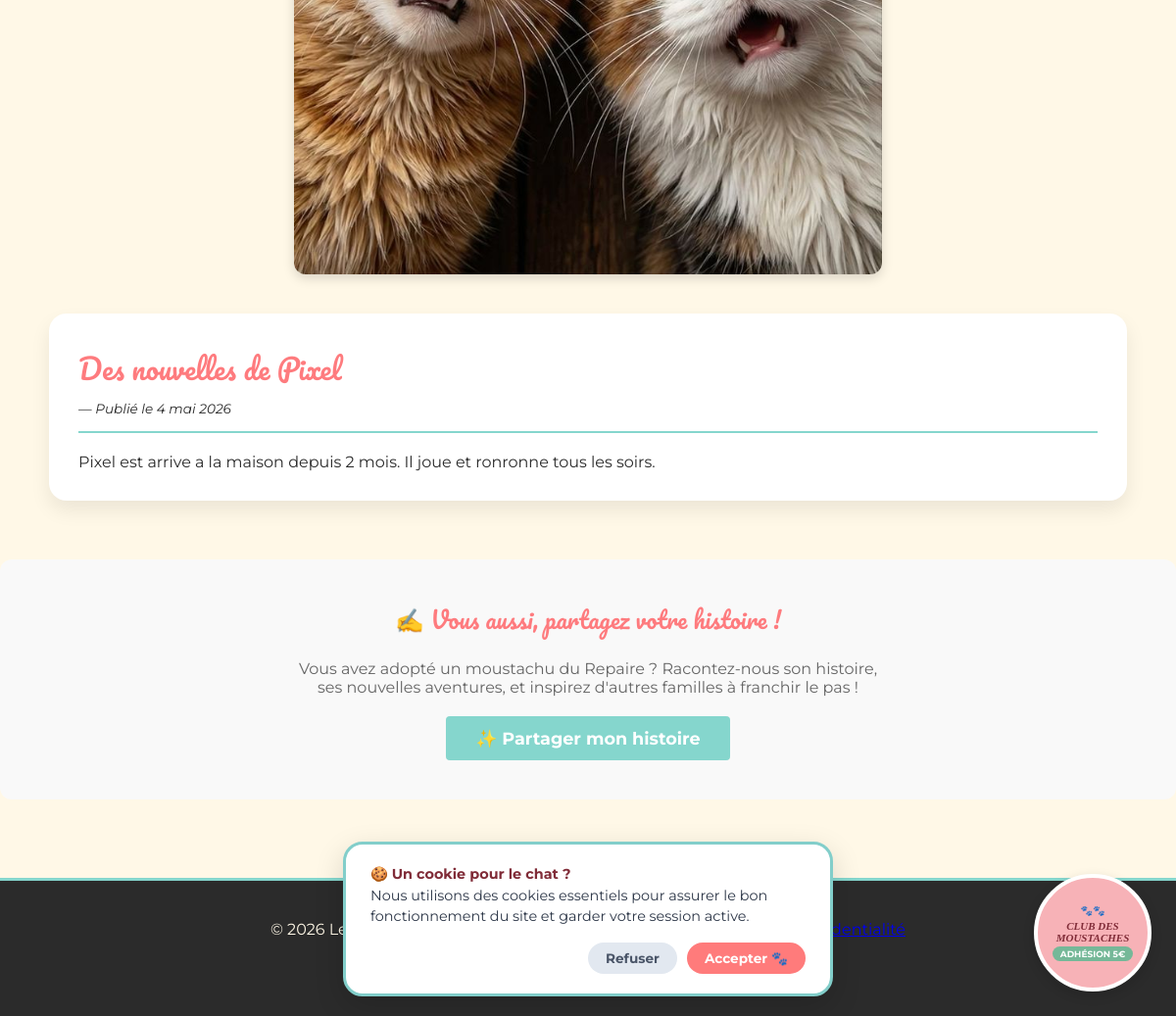
The app's page /belles-histoires.php (lower part), older data.
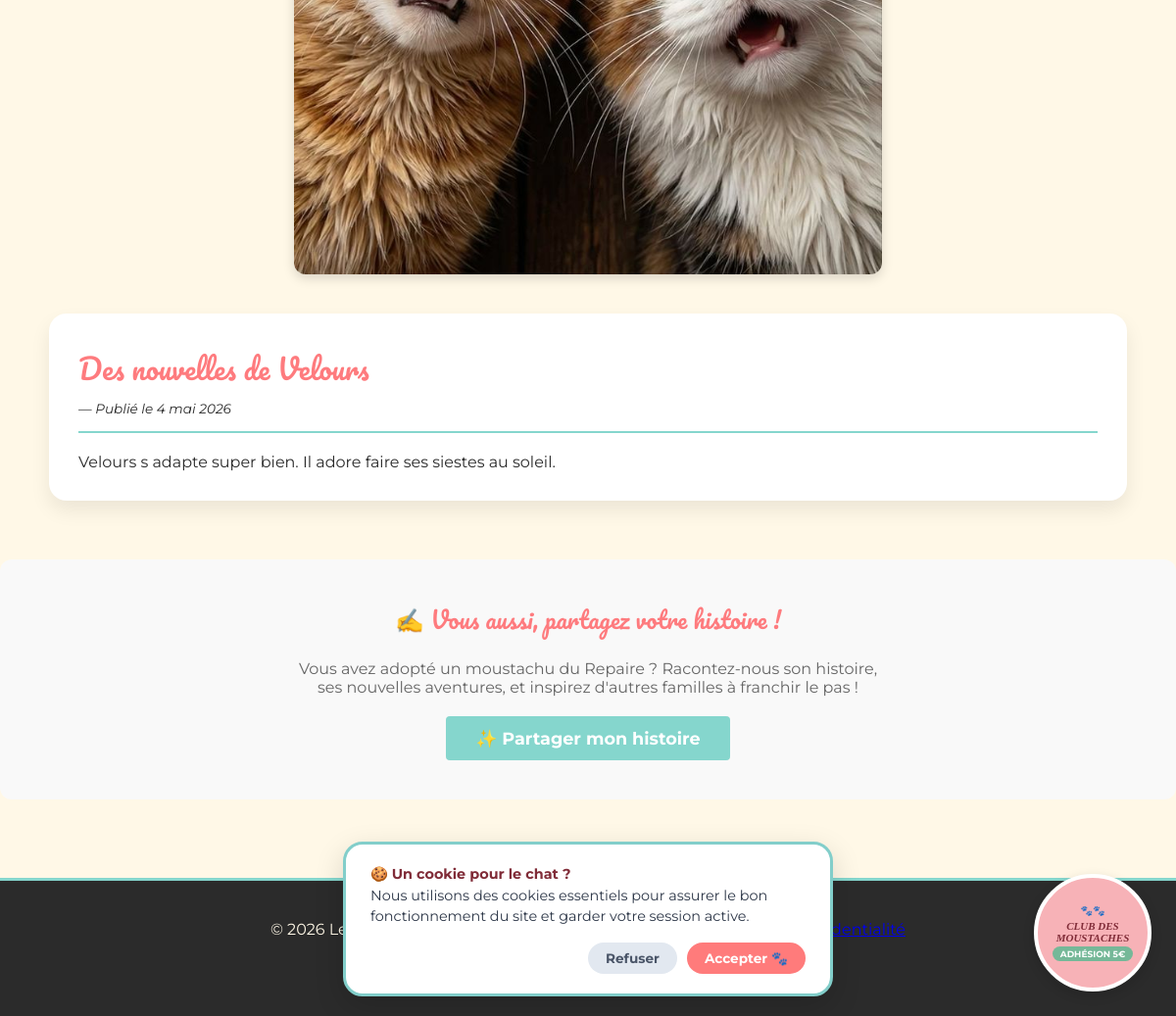
The same page, newer data.
### tables this page shows
CREATE TABLE `belles_histoires` (
  `id` int NOT NULL AUTO_INCREMENT,
  `utilisateur_id` int NOT NULL,
  `titre` varchar(150) NOT NULL,
  `contenu` text NOT NULL,
  `statut` enum('en_attente','publiee','refusee') DEFAULT 'en_attente',
  `admin_id` int DEFAULT NULL,
  `date_publication` datetime NOT NULL DEFAULT CURRENT_TIMESTAMP,
  PRIMARY KEY (`id`),
  KEY `fk_histoires_utilisateur` (`utilisateur_id`),
  KEY `fk_histoires_admin` (`admin_id`),
  KEY `idx_histoires_statut` (`statut`),
  CONSTRAINT `fk_histoires_admin` FOREIGN KEY (`admin_id`) REFERENCES `admin_users` (`id`) ON DELETE SET NULL ON UPDATE CASCADE,
  CONSTRAINT `fk_histoires_utilisateur` FOREIGN KEY (`utilisateur_id`) REFERENCES `utilisateurs` (`id`) ON DELETE CASCADE ON UPDATE CASCADE
);

### public/belles-histoires.php (the view, shortened to what this page needs)
<?php
try {
    $pdo = getPDO();
    $sql = 'SELECT bh.id, bh.titre, bh.contenu, bh.date_publication, u.prenom, u.nom
            FROM belles_histoires bh
            LEFT JOIN utilisateurs u ON bh.utilisateur_id = u.id
            WHERE bh.statut = :statut
            ORDER BY bh.date_publication DESC';
    $requete = $pdo->prepare($sql);
    $requete->execute(['statut' => 'publiee']);
    $histoires = $requete->fetchAll();
} catch (PDOException $exception) {
    error_log('Erreur lors du chargement des belles histoires : ' . $exception->getMessage());
    $histoires = [];
}
function e(string $value): string
{
    return htmlspecialchars(trim($value), ENT_QUOTES, 'UTF-8');
}
function formatDate(string $date): string
{
    $dt = new DateTime($date);
    $mois_fr = ['janvier', 'février', 'mars', 'avril', 'mai', 'juin',
                'juillet', 'août', 'septembre', 'octobre', 'novembre', 'décembre'];
    $jour = (int)$dt->format('d');
    $mois = $mois_fr[(int)$dt->format('m') - 1];
    $annee = $dt->format('Y');
    return "$jour $mois $annee";
}
include_once __DIR__ . '/../includes/header.php';
?>
<main class="page-liste belles-histoires-liste">
    <section class="liste-header" style="text-align: center; margin-bottom: 40px;">
        <?php
        $image_path = 'images/souvenir.jpg';
        if (file_exists(__DIR__ . '/images/souvenir.jpg')):
        ?>
            <img src="<?php echo e($image_path); ?>"
                 alt="Mur des souvenirs du Repaire des Moustaches"
                 style="width: 100%; max-width: 600px; margin: 30px auto 0; display: block; border-radius: 12px; box-shadow: 0 4px 12px rgba(0,0,0,0.15);"
                 loading="lazy">
        <?php endif; ?>
    </section>
    <section class="grille-histoires">
        <?php if (empty($histoires)): ?>
            <div style="text-align: center; padding: 60px 20px; background: white; border-radius: 12px;">
                <p style="font-size: 1.2rem; color: #666;">
                    🐾 Aucune histoire n'est encore partagée.
                    <br>Revenez bientôt pour découvrir les aventures de nos moustachus !
                </p>
            </div>
        <?php else: ?>
            <?php foreach ($histoires as $histoire): ?>
                <article class="carte-histoire">
                    <div class="histoire-header">
                        <h2><?php echo e((string) $histoire['titre']); ?></h2>
                        <p class="histoire-date">
                            —
                            <span>Publié le <?php echo e(formatDate((string) $histoire['date_publication'])); ?></span>
                        </p>
                    </div>
                    <div class="histoire-contenu">
                        <p><?php echo nl2br(e((string) $histoire['contenu'])); ?></p>
                    </div>
                </article>
            <?php endforeach; ?>
        <?php endif; ?>
    </section>
    <section style="text-align: center; margin-top: 60px; padding: 40px; background: #f9f9f9; border-radius: 12px;">
        <h2 style="margin-bottom: 20px; font-family: 'Pacifico', cursive; color: #FE7B7E; font-weight: normal;">
            ✍️ Vous aussi, partagez votre histoire !
        </h2>
        <p style="margin-bottom: 20px; color: #666; max-width: 600px; margin-left: auto; margin-right: auto;">
            Vous avez adopté un moustachu du Repaire ? Racontez-nous son histoire, ses nouvelles aventures,
            et inspirez d'autres familles à franchir le pas !
        </p>
        <a href="soumettre-histoire.php" class="bouton-reserver" style="background-color: #85D6CD; text-decoration: none; padding: 12px 30px; border-radius: 4px; color: white; font-weight: 700; display: inline-block;">
            ✨ Partager mon histoire
        </a>
    </section>
</main>
<?php
include_once __DIR__ . '/../includes/footer.php';
?>

Row changes from the older to the newer data that the page shows:
changed belles_histoires: titre "Des nouvelles de Pixel" → "Des nouvelles de Velours"; contenu "Pixel est arrive a la maison depuis 2 mois. Il joue et ronronne tous les soirs." → "Velours s adapte super bien. Il adore faire ses siestes au soleil."
